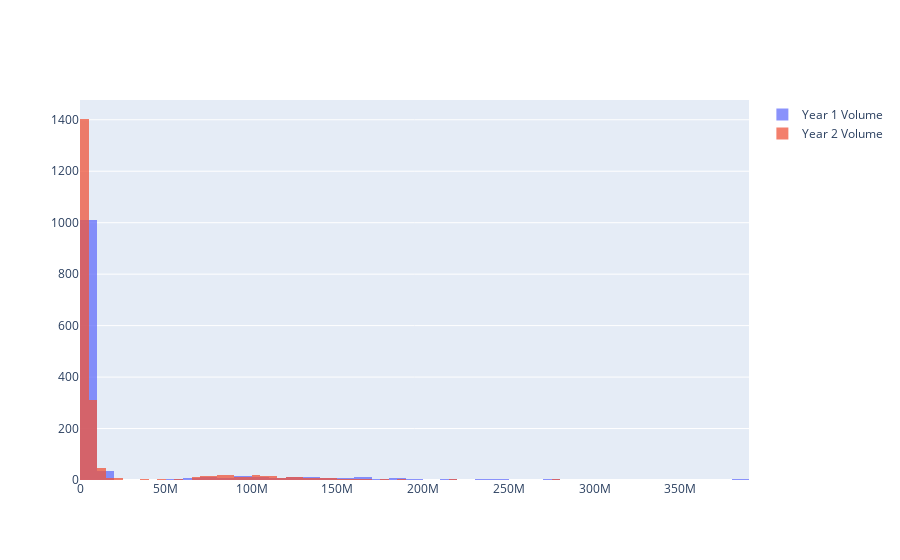

Here is the notebook cell this chart was saved with:
### Markdown cell above
#### 6.2 Redo Exercise 4 with PLotly
This exercise uses the derived data created in level 7, exercise 12. You should do the following:  
a. Plot the distribution of daily volume using a histogram. Pick the ideal number of bins.  
b. Plot the distribution of daily volume for each of the two years, using a histogram. You should have two overlaying histograms on the same plot.

### Code cell
y1 = scaffoldPortfolio[scaffoldPortfolio['Date'] < '2019-01-01']
y2 = scaffoldPortfolio[scaffoldPortfolio['Date'] >= '2019-01-01']

import plotly.graph_objects as go

fig = go.Figure()
fig.add_trace(go.Histogram(x=y1['Volume'], name='Year 1 Volume'))
fig.add_trace(go.Histogram(x=y2['Volume'], name='Year 2 Volume'))

# Overlay both histograms
fig.update_layout(barmode='overlay')
# Reduce opacity to see both histograms
fig.update_traces(opacity=0.75)
fig.show()

### Figure 1 — Plotly figure (JSON) as saved in the notebook; plotly's stock layout.template omitted (floating-point values rounded to 4 significant figures; data arrays with more than 128 entries replaced by an {"elided": "..."} marker saying what was removed)
{"data": [{"name": "Year 1 Volume", "opacity": 0.75, "type": "histogram", "x": {"elided": "1229 int values"}}, {"name": "Year 2 Volume", "opacity": 0.75, "type": "histogram", "x": {"elided": "2112 int values"}}], "layout": {"autosize": true, "barmode": "overlay", "xaxis": {"autorange": true, "range": [-0.5, 390000000.0], "type": "linear"}, "yaxis": {"autorange": true, "range": [0, 1477.0]}}}
